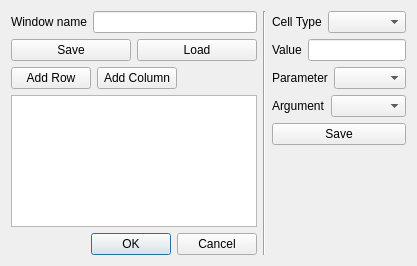
<?xml version="1.0" encoding="UTF-8"?>
<ui version="4.0">
 <class>Dialog</class>
 <widget class="QDialog" name="Dialog">
  <property name="geometry">
   <rect>
    <x>0</x>
    <y>0</y>
    <width>417</width>
    <height>266</height>
   </rect>
  </property>
  <property name="windowTitle">
   <string>Dialog</string>
  </property>
  <layout class="QVBoxLayout" name="verticalLayout_2">
   <item>
    <layout class="QHBoxLayout" name="horizontalLayout_5">
     <item>
      <layout class="QVBoxLayout" name="verticalLayout">
       <item>
        <layout class="QHBoxLayout" name="horizontalLayout_2">
         <item>
          <widget class="QLabel" name="windowNameLabel">
           <property name="text">
            <string>Window name</string>
           </property>
          </widget>
         </item>
         <item>
          <widget class="QLineEdit" name="windowNameLineEdit"/>
         </item>
        </layout>
       </item>
       <item>
        <layout class="QHBoxLayout" name="horizontalLayout_3">
         <item>
          <widget class="QPushButton" name="saveButton">
           <property name="text">
            <string>Save</string>
           </property>
          </widget>
         </item>
         <item>
          <widget class="QPushButton" name="loadButton">
           <property name="text">
            <string>Load</string>
           </property>
          </widget>
         </item>
        </layout>
       </item>
       <item>
        <layout class="QHBoxLayout" name="horizontalLayout">
         <item>
          <widget class="QPushButton" name="addRowButton">
           <property name="text">
            <string>Add Row</string>
           </property>
          </widget>
         </item>
         <item>
          <widget class="QPushButton" name="addColButton">
           <property name="text">
            <string>Add Column</string>
           </property>
          </widget>
         </item>
         <item>
          <spacer name="horizontalSpacer">
           <property name="orientation">
            <enum>Qt::Horizontal</enum>
           </property>
           <property name="sizeHint" stdset="0">
            <size>
             <width>40</width>
             <height>20</height>
            </size>
           </property>
          </spacer>
         </item>
        </layout>
       </item>
       <item>
        <widget class="QTableView" name="tableView"/>
       </item>
       <item>
        <widget class="QDialogButtonBox" name="buttonBox">
         <property name="orientation">
          <enum>Qt::Horizontal</enum>
         </property>
         <property name="standardButtons">
          <set>QDialogButtonBox::Cancel|QDialogButtonBox::Ok</set>
         </property>
        </widget>
       </item>
      </layout>
     </item>
     <item>
      <widget class="Line" name="line">
       <property name="orientation">
        <enum>Qt::Vertical</enum>
       </property>
      </widget>
     </item>
     <item>
      <layout class="QVBoxLayout" name="addParamLayout">
       <item>
        <layout class="QHBoxLayout" name="horizontalLayout_6">
         <item>
          <widget class="QLabel" name="label">
           <property name="text">
            <string>Cell Type</string>
           </property>
          </widget>
         </item>
         <item>
          <widget class="QComboBox" name="elemTypecomboBox">
           <property name="sizePolicy">
            <sizepolicy hsizetype="Expanding" vsizetype="Fixed">
             <horstretch>0</horstretch>
             <verstretch>0</verstretch>
            </sizepolicy>
           </property>
          </widget>
         </item>
        </layout>
       </item>
       <item>
        <layout class="QHBoxLayout" name="textLayout">
         <item>
          <widget class="QLabel" name="textLabel">
           <property name="text">
            <string>Value</string>
           </property>
          </widget>
         </item>
         <item>
          <widget class="QLineEdit" name="textLineEdit"/>
         </item>
        </layout>
       </item>
       <item>
        <layout class="QVBoxLayout" name="paramLayout">
         <item>
          <layout class="QHBoxLayout" name="horizontalLayout_8">
           <item>
            <widget class="QLabel" name="paramLabel">
             <property name="text">
              <string>Parameter</string>
             </property>
            </widget>
           </item>
           <item>
            <widget class="QComboBox" name="paramComboBox">
             <property name="sizePolicy">
              <sizepolicy hsizetype="Expanding" vsizetype="Fixed">
               <horstretch>0</horstretch>
               <verstretch>0</verstretch>
              </sizepolicy>
             </property>
            </widget>
           </item>
          </layout>
         </item>
         <item>
          <layout class="QHBoxLayout" name="horizontalLayout_9">
           <item>
            <widget class="QLabel" name="argLabel">
             <property name="text">
              <string>Argument</string>
             </property>
            </widget>
           </item>
           <item>
            <widget class="QComboBox" name="argComboBox">
             <property name="sizePolicy">
              <sizepolicy hsizetype="Expanding" vsizetype="Fixed">
               <horstretch>0</horstretch>
               <verstretch>0</verstretch>
              </sizepolicy>
             </property>
            </widget>
           </item>
          </layout>
         </item>
        </layout>
       </item>
       <item>
        <widget class="QPushButton" name="addParamButton">
         <property name="text">
          <string>Save</string>
         </property>
        </widget>
       </item>
       <item>
        <spacer name="verticalSpacer">
         <property name="orientation">
          <enum>Qt::Vertical</enum>
         </property>
         <property name="sizeHint" stdset="0">
          <size>
           <width>20</width>
           <height>40</height>
          </size>
         </property>
        </spacer>
       </item>
      </layout>
     </item>
    </layout>
   </item>
  </layout>
 </widget>
 <resources/>
 <connections>
  <connection>
   <sender>buttonBox</sender>
   <signal>accepted()</signal>
   <receiver>Dialog</receiver>
   <slot>accept()</slot>
   <hints>
    <hint type="sourcelabel">
     <x>248</x>
     <y>254</y>
    </hint>
    <hint type="destinationlabel">
     <x>157</x>
     <y>274</y>
    </hint>
   </hints>
  </connection>
  <connection>
   <sender>buttonBox</sender>
   <signal>rejected()</signal>
   <receiver>Dialog</receiver>
   <slot>reject()</slot>
   <hints>
    <hint type="sourcelabel">
     <x>316</x>
     <y>260</y>
    </hint>
    <hint type="destinationlabel">
     <x>286</x>
     <y>274</y>
    </hint>
   </hints>
  </connection>
 </connections>
</ui>
